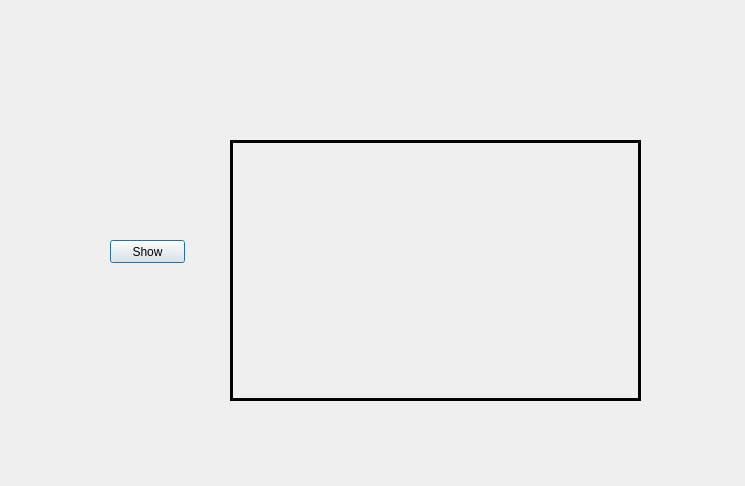
<?xml version="1.0" encoding="UTF-8"?>
<ui version="4.0">
 <class>Dialog</class>
 <widget class="QDialog" name="Dialog">
  <property name="geometry">
   <rect>
    <x>0</x>
    <y>0</y>
    <width>745</width>
    <height>486</height>
   </rect>
  </property>
  <property name="windowTitle">
   <string>Dialog</string>
  </property>
  <widget class="QLabel" name="imgLabel">
   <property name="geometry">
    <rect>
     <x>230</x>
     <y>140</y>
     <width>411</width>
     <height>261</height>
    </rect>
   </property>
   <property name="frameShape">
    <enum>QFrame::Box</enum>
   </property>
   <property name="lineWidth">
    <number>3</number>
   </property>
   <property name="text">
    <string/>
   </property>
  </widget>
  <widget class="QPushButton" name="SHOW">
   <property name="geometry">
    <rect>
     <x>110</x>
     <y>240</y>
     <width>75</width>
     <height>23</height>
    </rect>
   </property>
   <property name="text">
    <string>Show</string>
   </property>
  </widget>
 </widget>
 <resources/>
 <connections/>
</ui>
